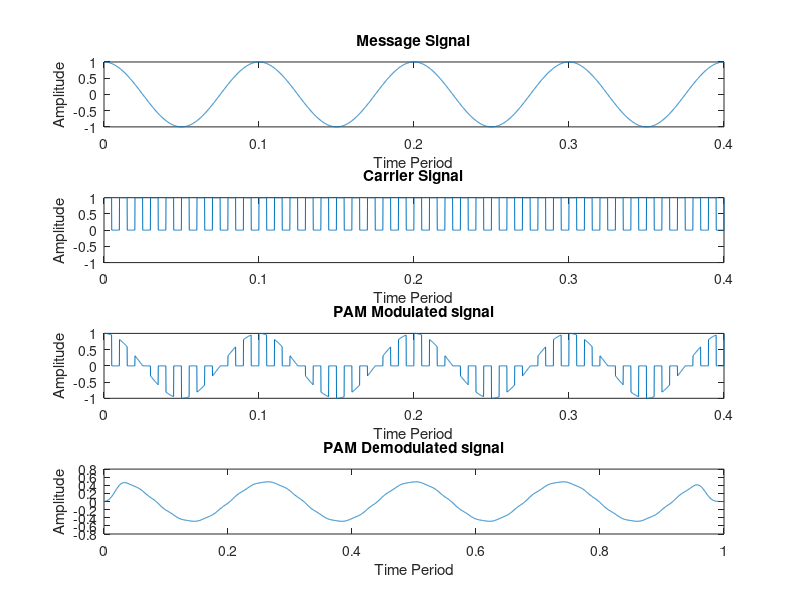

MATLAB code for this plot:
%EXPT 5 : Pulse Amplitude Modulation

fc= 100; %carrier frequency
fm= fc/10; %message signal frequency
fs= 100*fc; %sampling frequency
t=0:1/fs:4/fm; %Time range used in plotting signals

%Message Signal
Sm = cos(2*pi*fm*t);
subplot(4,1,1);
plot(t,Sm);
title('Message Signal');
xlabel('Time Period');
ylabel('Amplitude');

%Carrier Signal
Sc= 0.5*square(2*pi*fc*t)+0.5;
subplot(4,1,2);
plot(t,Sc);
title('Carrier Signal')
xlabel('Time Period');
ylabel('Amplitude');
ylim([-1 1]);

%Pulse Amplitude Modulation Signal
PAM = Sm.*Sc;
subplot(4,1,3);
plot(t,PAM);
title('PAM Modulated signal')
xlabel('Time Period');
ylabel('Amplitude');

%Demodulation
de = Sm.*Sc;
filter = fir1(200,fm/fs,'low');
DPAM = conv(filter,de);
t1 = 0:1/(length(DPAM)-1):1;
subplot(4,1,4);
plot(t1,DPAM);
title('PAM Demodulated signal')
xlabel('Time Period');
ylabel('Amplitude');